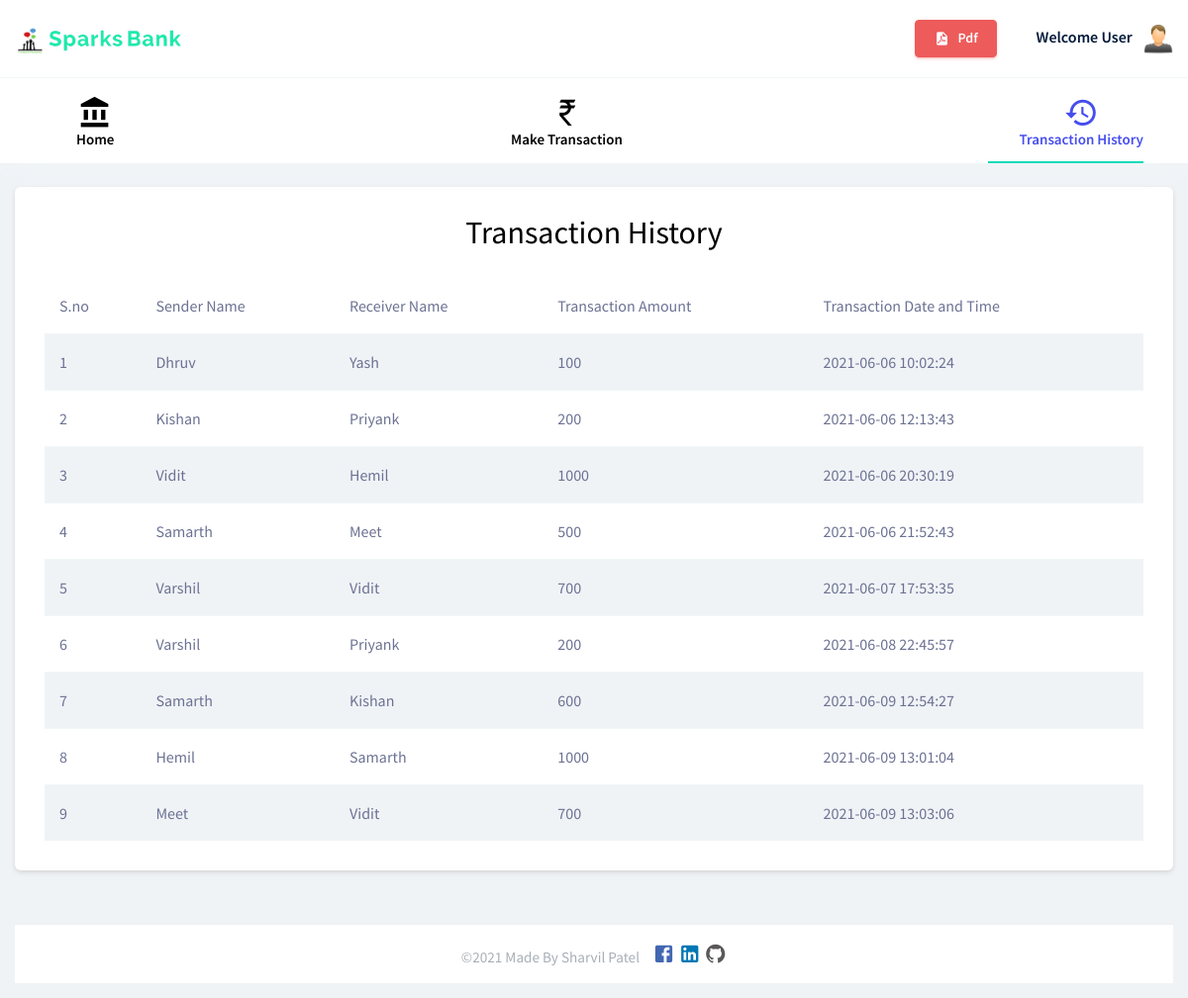
The page /transactionhistory.php on the database its author committed.
### tables this page shows
CREATE TABLE `transaction` (
  `sno` int(3) NOT NULL,
  `sender` text NOT NULL,
  `receiver` text NOT NULL,
  `balance` int(8) NOT NULL,
  `datetime` datetime NOT NULL DEFAULT current_timestamp()
);

### transactionhistory.php (the view, shortened to what this page needs)
<!DOCTYPE html>
<html lang="en">
<head>
    <link rel="stylesheet" href="vendors/mdi/css/materialdesignicons.min.css">
    <link rel="stylesheet" href="vendors/base/vendor.bundle.base.css">
    <link rel="stylesheet" href="css/style.css">
</head>
<body>
    <div class="container-scroller">
        <div class="horizontal-menu">
			<nav class="navbar top-navbar col-lg-12 col-12 p-0">
				<div class="container-fluid">
					<div class="navbar-menu-wrapper d-flex align-items-center justify-content-between">
						<div class="text-center navbar-brand-wrapper d-flex align-items-center justify-content-center">
                        <a class="navbar-brand brand-logo" href="index.php"><img src="images/logo.png"
									alt="logo" style="width: 33px;height: 33px;" /></a>
                            <a class="navbar-brand brand-logo" href="index.php"><img src="images/log2.png"
									alt="logo" /></a>
						</div>
						<ul class="navbar-nav navbar-nav-right">
                        <li class="nav-item dropdown d-lg-flex d-none">
                        <button class="btn btn-danger " id="downloadpdf"><i class="mdi mdi-file-pdf"></i>Pdf
                        </button>
							</li>
							<li class="nav-item nav-profile">
								<a class="nav-link" href="#" data-toggle="dropdown" id="profileDropdown">
									<span class="nav-profile-name">Welcome User</span>
									<img src="images/faces/user.png" alt="profile" />
								</a>
							</li>
						</ul>
					</div>
				</div>
			</nav>
			<nav class="bottom-navbar">
				<div class="container">
					<ul class="nav page-navigation">
						<li class="nav-item">
							<a class="nav-link" href="index.php">
								<i class="mdi mdi-bank" style="font-size: 35px;"></i>
								<span class="menu-title">Home</span>
							</a>
						</li>
						<li class="nav-item">
							<a href="transfermoney.php" class="nav-link">
								<i class="mdi mdi-currency-inr" style="font-size: 35px;"></i>
								<span class="menu-title">Make Transaction</span>
							</a>
						</li>
						<li class="nav-item">
							<a href="transactionhistory.php" class="nav-link">
								<i class="mdi mdi-history" style="font-size: 35px;"></i>
								<span class="menu-title">Transaction History</span>
							</a>
						</li>
					</ul>
				</div>
			</nav>
		</div>
        <div class="container-fluid page-body-wrapper">
            <div class="main-panel">
                <div class="content-wrapper">
                    <div class="row">
                        <div class="col-lg-12 grid-margin stretch-card">
                            <div class="card" id="invoice">
                                <h3 style="margin: auto; color: black; font-size: 2rem; margin-top: 30px;" >Transaction History</h3>
                                <div class="card-body">
                                    <div class="table-responsive" >
                                        <table class="table table-striped">
                                            <thead>
                                                <tr>
                                                    <th>S.no</th>
                                                    <th>Sender Name</th>
                                                    <th>Receiver Name</th>
                                                    <th>Transaction Amount </th>
                                                    <th>Transaction Date and Time</th>
                                                </tr>
                                            </thead>
                                            <tbody>
                                            <?php
include 'config.php';
$sql ="select * from transaction";
$query =mysqli_query($conn, $sql);
while($rows = mysqli_fetch_assoc($query))
{
?>
                                                <tr>
            <td ><?php echo $rows['sno']; ?></td>
            <td ><?php echo $rows['sender']; ?></td>
            <td ><?php echo $rows['receiver']; ?></td>
            <td ><?php echo $rows['balance']; ?> </td>
            <td ><?php echo $rows['datetime']; ?> </td>
<?php
}
?>
                                                </tr>
                                            </tbody>
                                        </table>
                                    </div>
                                </div>
                            </div>
                        </div>
                    </div>
                </div>
<?php
include 'footer.php';
?>
            </div>
        </div>
    </div>
</body>
</html>

### footer.php
<footer class="footer">
					<div class="footer-wrap">
						<div class="d-sm-flex justify-content-center justify-content-sm-between">
							<span class="text-muted d-block text-center text-sm-left d-sm-inline-block"
								style="margin: auto;">©2021  Made By Sharvil Patel
								<span style="margin-left: 10px;">
									<a class="mdi mdi-facebook-box"
										style="font-size: 23px; color:rgb(66 103 178); "
										href="https://www.facebook.com/sharvil.patel.543/" target="_blank"></a>
									<a class="mdi mdi-linkedin-box"
										style="font-size: 23px;color:rgb(0, 119, 181);"
										href="https://www.linkedin.com/in/sharvil-patel/" target="_blank"></a>
									<a class="mdi mdi-github-circle"
										style="font-size: 23px;color:rgb(90, 88, 88);"
										href="https://github.com/Sharvil24600" target="_blank"></a>
								</span>
 							</span>
						</div>
					</div>
				</footer>

### rows shown on the page
transaction: sno "1", sender "Dhruv", receiver "Yash", balance "100", datetime "2021-06-06 10:02:24"
transaction: sno "2", sender "Kishan", receiver "Priyank", balance "200", datetime "2021-06-06 12:13:43"
transaction: sno "3", sender "Vidit", receiver "Hemil", balance "1000", datetime "2021-06-06 20:30:19"
transaction: sno "4", sender "Samarth", receiver "Meet", balance "500", datetime "2021-06-06 21:52:43"
transaction: sno "5", sender "Varshil", receiver "Vidit", balance "700", datetime "2021-06-07 17:53:35"
transaction: sno "6", sender "Varshil", receiver "Priyank", balance "200", datetime "2021-06-08 22:45:57"
transaction: sno "7", sender "Samarth", receiver "Kishan", balance "600", datetime "2021-06-09 12:54:27"
transaction: sno "8", sender "Hemil", receiver "Samarth", balance "1000", datetime "2021-06-09 13:01:04"
transaction: sno "9", sender "Meet", receiver "Vidit", balance "700", datetime "2021-06-09 13:03:06"
